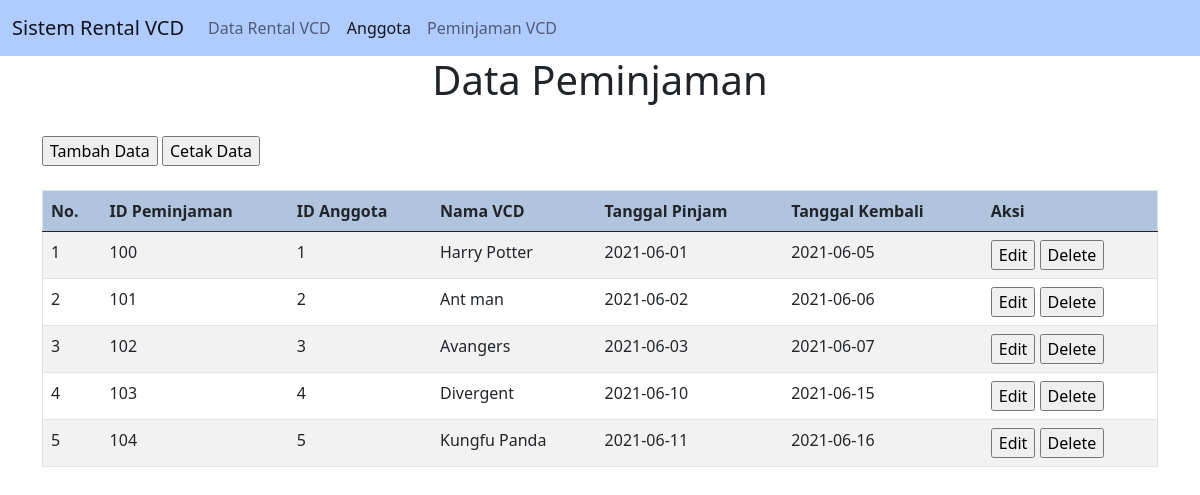
Screenshot of /peminjaman.php with the database file from the repository.
### tables this page shows
CREATE TABLE `tbl_pjm` (
  `id_pjm` int(11) NOT NULL,
  `id_anggota` int(11) NOT NULL,
  `nama_vcd` varchar(200) NOT NULL,
  `tgl_pjm` date NOT NULL,
  `tgl_kmbl` date NOT NULL
);

### connection.php (called while the page is built)
<?php
class Connection
{
	 public function get_connection()
	 {
		 $host = "localhost";
		 $database = "rental_vcd";
		 $username = "root";
		 $password = "";
		 $connect = new mysqli($host, $username, $password, $database);
		 return $connect;
	 }
}

### model.php (called while the page is built, shortened)
<?php
include 'connection.php';
class Model extends Connection
{
public function __construct()
 {
 $this->conn = $this->get_connection();
 }
public function tampil_data_pjm()
{
   $sql = "SELECT * FROM tbl_pjm";
   $bind = $this->conn->query($sql);
   while ($obj = $bind->fetch_object()) {
    $baris[] = $obj;
   }
   if(!empty($baris)){
    return $baris;
   }
}
}

### peminjaman.php (the view, shortened to what this page needs)
<?php
include 'model.php';
$model = new Model();
$index = 1;
?>
<!doctype html>
<html lang="en">
<head>
    <link href="https://cdn.jsdelivr.net/npm/bootstrap@5.0.0-beta3/dist/css/bootstrap.min.css" rel="stylesheet">
</head>
<body>
<nav class="navbar navbar-expand-lg navbar-light "  style="background-color: #AFCBFF;">
  <div class="container-fluid">
    <a class="navbar-brand" href="index.php">Sistem Rental VCD</a>
    <div class="collapse navbar-collapse" id="navbarNav">
      <ul class="navbar-nav">
        <li class="nav-item">
          <a class="nav-link" aria-current="page" href="index.php">Data Rental VCD</a>
        </li>
        <li class="nav-item">
          <a class="nav-link active" href="anggota.php">Anggota</a>
        </li>
        <li class="nav-item">
          <a class="nav-link" href="peminjaman.php">Peminjaman VCD</a>
        </li>
      </ul>
    </div>
  </div>
</nav>
<div class="container">
        <h1 align="center">Data Peminjaman</h1>
        <br>
        <a href="create_peminjaman.php"><input type="button" value="Tambah Data"></a>
        <a href="print_peminjaman.php" target="_blank"><input type="button" value="Cetak Data"></a>
        <br><br>
        <table class="table table-striped table-hover" border="1">
            <thead>
                <tr bgcolor="B0C4DE">
                    <th scope="col">No.</th>
                    <th scope="col">ID Peminjaman</th>
                    <th scope="col">ID Anggota</th>
                    <th scope="col">Nama VCD</th>
                    <th scope="col">Tanggal Pinjam</th>
                    <th scope="col">Tanggal Kembali</th>
                    <th scope="col">Aksi</th>
                </tr>
            </thead>
            <tbody>
                <?php
                $result = $model->tampil_data_pjm();
                if (!empty($result)) {
                    foreach ($result as $data) : ?>
                        <tr>
                            <td><?= $index++ ?></td>
                            <td><?= $data->id_pjm ?></td>
                            <td><?= $data->id_anggota ?></td>
                            <td><?= $data->nama_vcd ?></td>
                            <td><?= $data->tgl_pjm ?></td>
                            <td><?= $data->tgl_kmbl ?></td>
                            <td>
                                <a name="edit" id="edit" href="edit_peminjaman.php?id=<?= $data->id_pjm ?>"><input type="button" value="Edit"></a>
                                <a name="hapus" id="hapus" href="proses.php?pjm_id=<?= $data->id_pjm ?>"><input type="button" value="Delete"></a>
                            </td>
                        </tr>
                    <?php endforeach;
                } else { ?>
                <tr>
                    <td colspan="9">Belum ada data pada tabel peminjaman.</td>
                </tr>
                <?php } ?>
            </tbody>
        </table>
    </div>
</body>
</html>

### rows the page displays
tbl_pjm: id_pjm "100", id_anggota "1", nama_vcd "Harry Potter", tgl_pjm "2021-06-01", tgl_kmbl "2021-06-05"
tbl_pjm: id_pjm "101", id_anggota "2", nama_vcd "Ant man", tgl_pjm "2021-06-02", tgl_kmbl "2021-06-06"
tbl_pjm: id_pjm "102", id_anggota "3", nama_vcd "Avangers", tgl_pjm "2021-06-03", tgl_kmbl "2021-06-07"
tbl_pjm: id_pjm "103", id_anggota "4", nama_vcd "Divergent", tgl_pjm "2021-06-10", tgl_kmbl "2021-06-15"
tbl_pjm: id_pjm "104", id_anggota "5", nama_vcd "Kungfu Panda", tgl_pjm "2021-06-11", tgl_kmbl "2021-06-16"
